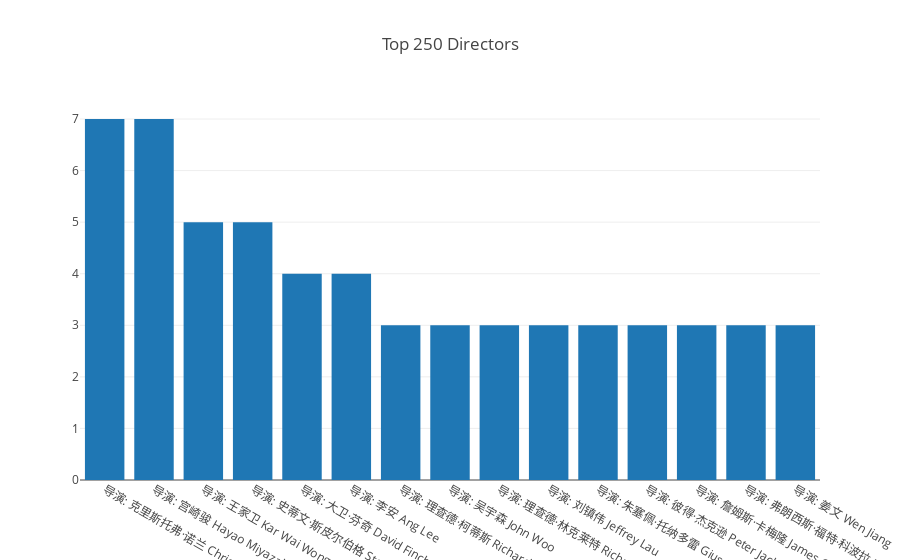

Source (notebook cell):
### Code cell
df_top15_directors = df['director'].value_counts()[:15]

iplot({
    "data": [Bar(x=df_top15_directors.index, y=df_top15_directors.values)],
    "layout": Layout(title="Top 250 Directors")
})

### Figure 1 — Plotly figure (JSON) as saved in the notebook; plotly's stock layout.template omitted (floating-point values rounded to 4 significant figures)
{"data": [{"type": "bar", "x": ["导演: 克里斯托弗·诺兰 Christopher Nolan   ", "导演: 宫崎骏 Hayao Miyazaki   ", "导演: 王家卫 Kar Wai Wong   ", "导演: 史蒂文·斯皮尔伯格 Steven Spielberg   ", "导演: 大卫·芬奇 David Fincher   ", "导演: 李安 Ang Lee   ", "导演: 理查德·柯蒂斯 Richard Curtis   ", "导演: 吴宇森 John Woo   ", "导演: 理查德·林克莱特 Richard Linklater   ", "导演: 刘镇伟 Jeffrey Lau   ", "导演: 朱塞佩·托纳多雷 Giuseppe Tornatore   ", "导演: 彼得·杰克逊 Peter Jackson   ", "导演: 詹姆斯·卡梅隆 James Cameron   ", "导演: 弗朗西斯·福特·科波拉 Francis Ford Coppola   ", "导演: 姜文 Wen Jiang   "], "y": [7, 7, 5, 5, 4, 4, 3, 3, 3, 3, 3, 3, 3, 3, 3]}], "layout": {"title": "Top 250 Directors"}}
